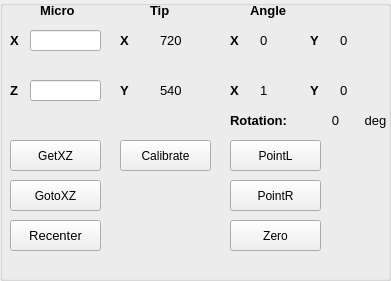
   <widget class="QGroupBox" name="groupBox_script_3">
    <property name="geometry">
     <rect>
      <x>410</x>
      <y>280</y>
      <width>391</width>
      <height>281</height>
     </rect>
    </property>
    <property name="font">
     <font>
      <family>Arial</family>
      <pointsize>10</pointsize>
     </font>
    </property>
    <property name="title">
     <string/>
    </property>
    <property name="alignment">
     <set>Qt::AlignCenter</set>
    </property>
    <widget class="QLineEdit" name="X_2">
     <property name="geometry">
      <rect>
       <x>30</x>
       <y>30</y>
       <width>71</width>
       <height>21</height>
      </rect>
     </property>
     <property name="font">
      <font>
       <family>Arial</family>
       <pointsize>10</pointsize>
      </font>
     </property>
    </widget>
    <widget class="QLabel" name="label_59">
     <property name="geometry">
      <rect>
       <x>10</x>
       <y>80</y>
       <width>31</width>
       <height>21</height>
      </rect>
     </property>
     <property name="font">
      <font>
       <family>Arial</family>
       <pointsize>10</pointsize>
       <weight>75</weight>
       <bold>true</bold>
      </font>
     </property>
     <property name="text">
      <string>Z</string>
     </property>
    </widget>
    <widget class="QPushButton" name="goto_xz">
     <property name="geometry">
      <rect>
       <x>10</x>
       <y>180</y>
       <width>91</width>
       <height>31</height>
      </rect>
     </property>
     <property name="font">
      <font>
       <family>Arial</family>
       <pointsize>9</pointsize>
      </font>
     </property>
     <property name="text">
      <string>GotoXZ</string>
     </property>
    </widget>
    <widget class="QPushButton" name="recenter">
     <property name="geometry">
      <rect>
       <x>10</x>
       <y>220</y>
       <width>91</width>
       <height>31</height>
      </rect>
     </property>
     <property name="text">
      <string>Recenter</string>
     </property>
    </widget>
    <widget class="QLineEdit" name="Z_2">
     <property name="geometry">
      <rect>
       <x>30</x>
       <y>80</y>
       <width>71</width>
       <height>21</height>
      </rect>
     </property>
     <property name="font">
      <font>
       <family>Arial</family>
       <pointsize>10</pointsize>
      </font>
     </property>
    </widget>
    <widget class="QPushButton" name="get_xz">
     <property name="geometry">
      <rect>
       <x>10</x>
       <y>140</y>
       <width>91</width>
       <height>31</height>
      </rect>
     </property>
     <property name="font">
      <font>
       <family>Arial</family>
       <pointsize>9</pointsize>
      </font>
     </property>
     <property name="text">
      <string>GetXZ</string>
     </property>
    </widget>
    <widget class="QLabel" name="label_55">
     <property name="geometry">
      <rect>
       <x>10</x>
       <y>30</y>
       <width>31</width>
       <height>21</height>
      </rect>
     </property>
     <property name="font">
      <font>
       <family>Arial</family>
       <pointsize>10</pointsize>
       <weight>75</weight>
       <bold>true</bold>
      </font>
     </property>
     <property name="text">
      <string>X</string>
     </property>
    </widget>
    <widget class="QLabel" name="label_75">
     <property name="geometry">
      <rect>
       <x>40</x>
       <y>0</y>
       <width>51</width>
       <height>21</height>
      </rect>
     </property>
     <property name="font">
      <font>
       <family>Arial</family>
       <pointsize>10</pointsize>
       <weight>75</weight>
       <bold>true</bold>
      </font>
     </property>
     <property name="text">
      <string>Micro</string>
     </property>
    </widget>
    <widget class="QLabel" name="X_3">
     <property name="geometry">
      <rect>
       <x>160</x>
       <y>30</y>
       <width>51</width>
       <height>21</height>
      </rect>
     </property>
     <property name="text">
      <string>720</string>
     </property>
    </widget>
    <widget class="QLabel" name="Y_3">
     <property name="geometry">
      <rect>
       <x>160</x>
       <y>80</y>
       <width>51</width>
       <height>21</height>
      </rect>
     </property>
     <property name="text">
      <string>540</string>
     </property>
    </widget>
    <widget class="QPushButton" name="calibrate">
     <property name="geometry">
      <rect>
       <x>120</x>
       <y>140</y>
       <width>91</width>
       <height>31</height>
      </rect>
     </property>
     <property name="font">
      <font>
       <family>Arial</family>
       <pointsize>9</pointsize>
      </font>
     </property>
     <property name="text">
      <string>Calibrate</string>
     </property>
    </widget>
    <widget class="QLabel" name="label_60">
     <property name="geometry">
      <rect>
       <x>120</x>
       <y>80</y>
       <width>31</width>
       <height>21</height>
      </rect>
     </property>
     <property name="font">
      <font>
       <family>Arial</family>
       <pointsize>10</pointsize>
       <weight>75</weight>
       <bold>true</bold>
      </font>
     </property>
     <property name="text">
      <string>Y</string>
     </property>
    </widget>
    <widget class="QLabel" name="label_61">
     <property name="geometry">
      <rect>
       <x>120</x>
       <y>30</y>
       <width>31</width>
       <height>21</height>
      </rect>
     </property>
     <property name="font">
      <font>
       <family>Arial</family>
       <pointsize>10</pointsize>
       <weight>75</weight>
       <bold>true</bold>
      </font>
     </property>
     <property name="text">
      <string>X</string>
     </property>
    </widget>
    <widget class="QLabel" name="label_76">
     <property name="geometry">
      <rect>
       <x>150</x>
       <y>0</y>
       <width>51</width>
       <height>21</height>
      </rect>
     </property>
     <property name="font">
      <font>
       <family>Arial</family>
       <pointsize>10</pointsize>
       <weight>75</weight>
       <bold>true</bold>
      </font>
     </property>
     <property name="text">
      <string>Tip</string>
     </property>
    </widget>
    <widget class="QLabel" name="label_72">
     <property name="geometry">
      <rect>
       <x>310</x>
       <y>80</y>
       <width>16</width>
       <height>21</height>
      </rect>
     </property>
     <property name="font">
      <font>
       <family>Arial</family>
       <pointsize>10</pointsize>
       <weight>75</weight>
       <bold>true</bold>
      </font>
     </property>
     <property name="text">
      <string>Y</string>
     </property>
    </widget>
    <widget class="QLabel" name="x_p2">
     <property name="geometry">
      <rect>
       <x>260</x>
       <y>80</y>
       <width>51</width>
       <height>21</height>
      </rect>
     </property>
     <property name="text">
      <string>1</string>
     </property>
    </widget>
    <widget class="QLabel" name="degree">
     <property name="geometry">
      <rect>
       <x>310</x>
       <y>110</y>
       <width>51</width>
       <height>21</height>
      </rect>
     </property>
     <property name="text">
      <string>0</string>
     </property>
     <property name="alignment">
      <set>Qt::AlignCenter</set>
     </property>
    </widget>
    <widget class="QLabel" name="y_p2">
     <property name="geometry">
      <rect>
       <x>340</x>
       <y>80</y>
       <width>51</width>
       <height>21</height>
      </rect>
     </property>
     <property name="text">
      <string>0</string>
     </property>
    </widget>
    <widget class="QPushButton" name="point_1">
     <property name="geometry">
      <rect>
       <x>230</x>
       <y>140</y>
       <width>91</width>
       <height>31</height>
      </rect>
     </property>
     <property name="font">
      <font>
       <family>Arial</family>
       <pointsize>9</pointsize>
      </font>
     </property>
     <property name="text">
      <string>PointL</string>
     </property>
    </widget>
    <widget class="QLabel" name="label_70">
     <property name="geometry">
      <rect>
       <x>310</x>
       <y>30</y>
       <width>20</width>
       <height>21</height>
      </rect>
     </property>
     <property name="font">
      <font>
       <family>Arial</family>
       <pointsize>10</pointsize>
       <weight>75</weight>
       <bold>true</bold>
      </font>
     </property>
     <property name="text">
      <string>Y</string>
     </property>
    </widget>
    <widget class="QLabel" name="label_69">
     <property name="geometry">
      <rect>
       <x>230</x>
       <y>30</y>
       <width>16</width>
       <height>21</height>
      </rect>
     </property>
     <property name="font">
      <font>
       <family>Arial</family>
       <pointsize>10</pointsize>
       <weight>75</weight>
       <bold>true</bold>
      </font>
     </property>
     <property name="text">
      <string>X</string>
     </property>
    </widget>
    <widget class="QLabel" name="label_14">
     <property name="geometry">
      <rect>
       <x>230</x>
       <y>110</y>
       <width>81</width>
       <height>21</height>
      </rect>
     </property>
     <property name="font">
      <font>
       <family>Arial</family>
       <pointsize>10</pointsize>
       <weight>75</weight>
       <bold>true</bold>
      </font>
     </property>
     <property name="text">
      <string>Rotation:</string>
     </property>
    </widget>
    <widget class="QLabel" name="y_p1">
     <property name="geometry">
      <rect>
       <x>340</x>
       <y>30</y>
       <width>51</width>
       <height>21</height>
      </rect>
     </property>
     <property name="text">
      <string>0</string>
     </property>
    </widget>
    <widget class="QLabel" name="x_p1">
     <property name="geometry">
      <rect>
       <x>260</x>
       <y>30</y>
       <width>51</width>
       <height>21</height>
      </rect>
     </property>
     <property name="text">
      <string>0</string>
     </property>
    </widget>
    <widget class="QLabel" name="label_71">
     <property name="geometry">
      <rect>
       <x>230</x>
       <y>80</y>
       <width>16</width>
       <height>21</height>
      </rect>
     </property>
     <property name="font">
      <font>
       <family>Arial</family>
       <pointsize>10</pointsize>
       <weight>75</weight>
       <bold>true</bold>
      </font>
     </property>
     <property name="text">
      <string>X</string>
     </property>
    </widget>
    <widget class="QLabel" name="X_10">
     <property name="geometry">
      <rect>
       <x>360</x>
       <y>110</y>
       <width>31</width>
       <height>21</height>
      </rect>
     </property>
     <property name="text">
      <string>deg</string>
     </property>
     <property name="alignment">
      <set>Qt::AlignCenter</set>
     </property>
    </widget>
    <widget class="QPushButton" name="point_2">
     <property name="geometry">
      <rect>
       <x>230</x>
       <y>180</y>
       <width>91</width>
       <height>31</height>
      </rect>
     </property>
     <property name="font">
      <font>
       <family>Arial</family>
       <pointsize>9</pointsize>
      </font>
     </property>
     <property name="text">
      <string>PointR</string>
     </property>
    </widget>
    <widget class="QPushButton" name="zero_deg">
     <property name="geometry">
      <rect>
       <x>230</x>
       <y>220</y>
       <width>91</width>
       <height>31</height>
      </rect>
     </property>
     <property name="font">
      <font>
       <family>Arial</family>
       <pointsize>9</pointsize>
      </font>
     </property>
     <property name="text">
      <string>Zero</string>
     </property>
    </widget>
    <widget class="QLabel" name="label_77">
     <property name="geometry">
      <rect>
       <x>250</x>
       <y>0</y>
       <width>51</width>
       <height>21</height>
      </rect>
     </property>
     <property name="font">
      <font>
       <family>Arial</family>
       <pointsize>10</pointsize>
       <weight>75</weight>
       <bold>true</bold>
      </font>
     </property>
     <property name="text">
      <string>Angle</string>
     </property>
    </widget>
    <zorder>label_59</zorder>
    <zorder>goto_xz</zorder>
    <zorder>recenter</zorder>
    <zorder>Z_2</zorder>
    <zorder>get_xz</zorder>
    <zorder>label_55</zorder>
    <zorder>label_75</zorder>
    <zorder>X_2</zorder>
    <zorder>X_3</zorder>
    <zorder>Y_3</zorder>
    <zorder>calibrate</zorder>
    <zorder>label_60</zorder>
    <zorder>label_61</zorder>
    <zorder>label_76</zorder>
    <zorder>label_72</zorder>
    <zorder>x_p2</zorder>
    <zorder>degree</zorder>
    <zorder>y_p2</zorder>
    <zorder>point_1</zorder>
    <zorder>label_70</zorder>
    <zorder>label_69</zorder>
    <zorder>label_14</zorder>
    <zorder>y_p1</zorder>
    <zorder>x_p1</zorder>
    <zorder>label_71</zorder>
    <zorder>X_10</zorder>
    <zorder>point_2</zorder>
    <zorder>zero_deg</zorder>
    <zorder>label_77</zorder>
   </widget>
